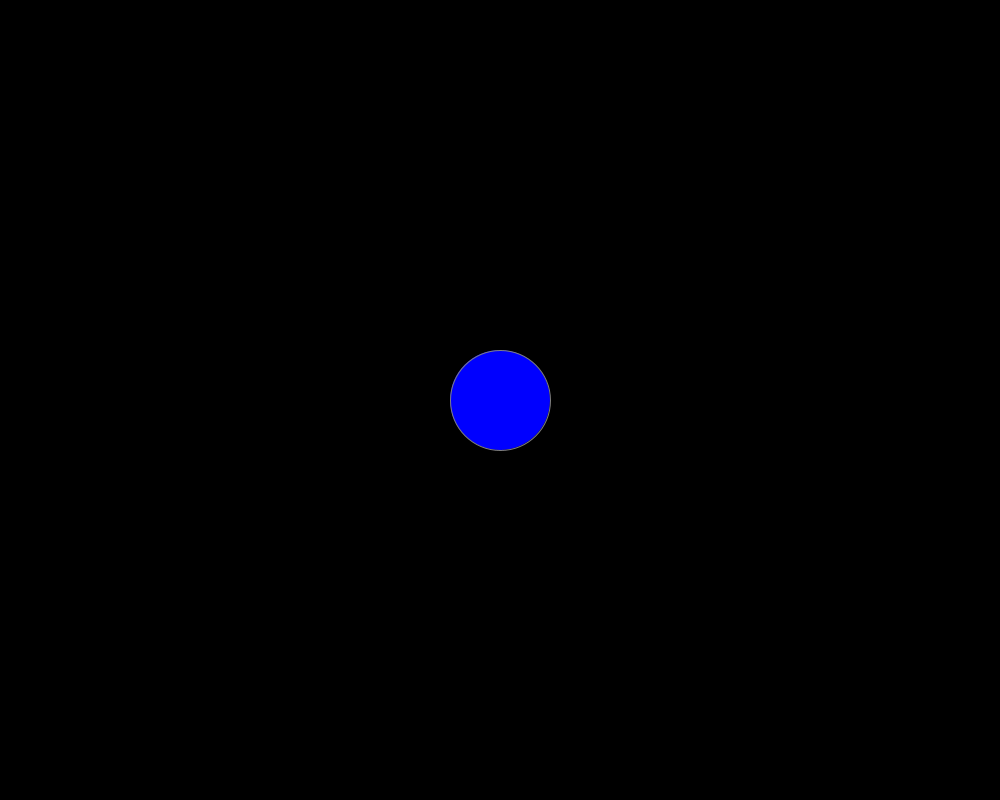
Frame 1 (no input)
Frame 60 (the mouse pressed at the canvas centre just before this capture): identical to frame 1, image omitted
Frame 120 (the mouse held since frame 60 and released just before this capture): identical to frame 1, image omitted

The Processing sketch that drew this single still picture (run headless with seeded random() and noise(); from frame 60 on, the mouse is pressed at the canvas centre):

// Processing sketch: Simple_Draw
// ── Simple_Draw.pde
/*
  Simple_Draw
  Written by Scott Kildall
  September 2017
  
  Draws some simple shapes
*/


//-- do any sort of setup functions here
void setup() {
  size(1000,800);
}

void draw() {
  //-- draw background elements
  background(0);
  
  //-- these are settings that have to be done AFTER the record
  fill(0,0,255);
  stroke(127,127,127);
  
  //-- draw data
  drawData();
}

//-- function that will draw all of our data
void drawData() {
  ellipse(width/2, height/2, 100, 100); // Constraint of where circles appear and size of circles
}
